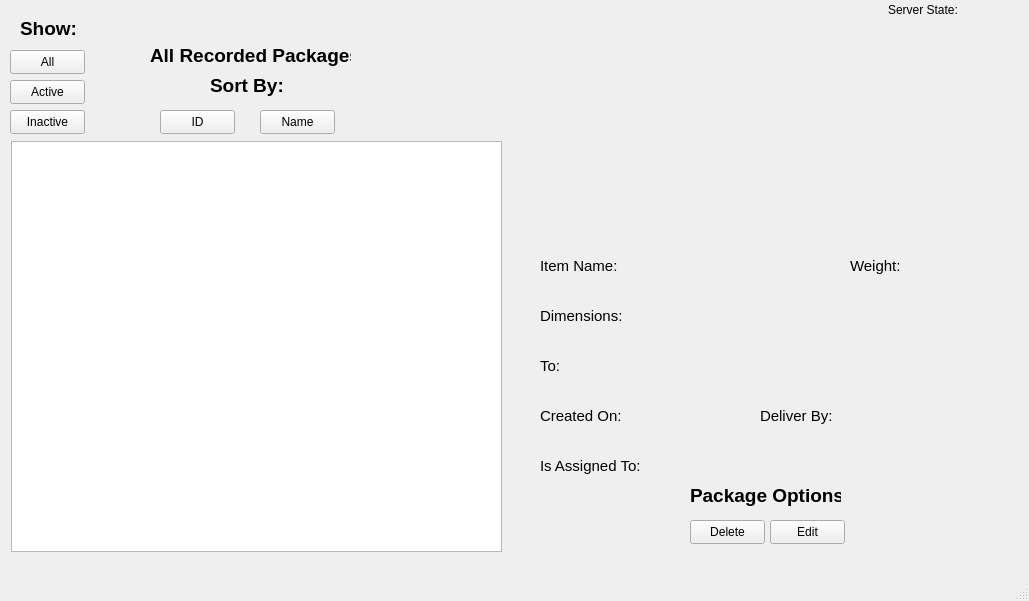
<?xml version="1.0" encoding="UTF-8"?>
<ui version="4.0">
 <class>HomePage</class>
 <widget class="QMainWindow" name="HomePage">
  <property name="geometry">
   <rect>
    <x>0</x>
    <y>0</y>
    <width>1029</width>
    <height>601</height>
   </rect>
  </property>
  <property name="windowTitle">
   <string>MainWindow</string>
  </property>
  <widget class="QWidget" name="centralwidget">
   <widget class="QLabel" name="label">
    <property name="geometry">
     <rect>
      <x>888</x>
      <y>0</y>
      <width>131</width>
      <height>20</height>
     </rect>
    </property>
    <property name="text">
     <string>Server State:</string>
    </property>
   </widget>
   <widget class="QPushButton" name="showAllBtn">
    <property name="geometry">
     <rect>
      <x>10</x>
      <y>50</y>
      <width>75</width>
      <height>24</height>
     </rect>
    </property>
    <property name="text">
     <string>All</string>
    </property>
   </widget>
   <widget class="QPushButton" name="showActiveBtn">
    <property name="geometry">
     <rect>
      <x>10</x>
      <y>80</y>
      <width>75</width>
      <height>24</height>
     </rect>
    </property>
    <property name="text">
     <string>Active</string>
    </property>
   </widget>
   <widget class="QPushButton" name="showInactiveBtn">
    <property name="geometry">
     <rect>
      <x>10</x>
      <y>110</y>
      <width>75</width>
      <height>24</height>
     </rect>
    </property>
    <property name="text">
     <string>Inactive</string>
    </property>
   </widget>
   <widget class="QListWidget" name="pkgList">
    <property name="geometry">
     <rect>
      <x>11</x>
      <y>141</y>
      <width>491</width>
      <height>411</height>
     </rect>
    </property>
   </widget>
   <widget class="QPushButton" name="sortIDBtn">
    <property name="geometry">
     <rect>
      <x>160</x>
      <y>110</y>
      <width>75</width>
      <height>24</height>
     </rect>
    </property>
    <property name="text">
     <string>ID</string>
    </property>
   </widget>
   <widget class="QPushButton" name="sortNameBtn">
    <property name="geometry">
     <rect>
      <x>260</x>
      <y>110</y>
      <width>75</width>
      <height>24</height>
     </rect>
    </property>
    <property name="text">
     <string>Name</string>
    </property>
   </widget>
   <widget class="QLabel" name="label_2">
    <property name="geometry">
     <rect>
      <x>20</x>
      <y>20</y>
      <width>81</width>
      <height>16</height>
     </rect>
    </property>
    <property name="font">
     <font>
      <pointsize>14</pointsize>
      <bold>true</bold>
     </font>
    </property>
    <property name="text">
     <string>Show:</string>
    </property>
   </widget>
   <widget class="QLabel" name="label_3">
    <property name="geometry">
     <rect>
      <x>210</x>
      <y>70</y>
      <width>121</width>
      <height>31</height>
     </rect>
    </property>
    <property name="font">
     <font>
      <pointsize>14</pointsize>
      <bold>true</bold>
     </font>
    </property>
    <property name="text">
     <string>Sort By:</string>
    </property>
   </widget>
   <widget class="QLabel" name="currentpkgID">
    <property name="geometry">
     <rect>
      <x>610</x>
      <y>60</y>
      <width>331</width>
      <height>31</height>
     </rect>
    </property>
    <property name="font">
     <font>
      <pointsize>14</pointsize>
      <bold>true</bold>
     </font>
    </property>
    <property name="text">
     <string/>
    </property>
   </widget>
   <widget class="QLabel" name="label_5">
    <property name="geometry">
     <rect>
      <x>150</x>
      <y>40</y>
      <width>201</width>
      <height>31</height>
     </rect>
    </property>
    <property name="font">
     <font>
      <pointsize>14</pointsize>
      <bold>true</bold>
     </font>
    </property>
    <property name="text">
     <string>All Recorded Packages</string>
    </property>
   </widget>
   <widget class="QLabel" name="label_6">
    <property name="geometry">
     <rect>
      <x>620</x>
      <y>100</y>
      <width>261</width>
      <height>131</height>
     </rect>
    </property>
    <property name="text">
     <string/>
    </property>
   </widget>
   <widget class="QLabel" name="itemnameLabel">
    <property name="geometry">
     <rect>
      <x>540</x>
      <y>250</y>
      <width>291</width>
      <height>31</height>
     </rect>
    </property>
    <property name="font">
     <font>
      <pointsize>11</pointsize>
     </font>
    </property>
    <property name="text">
     <string>Item Name:</string>
    </property>
   </widget>
   <widget class="QLabel" name="label_4">
    <property name="geometry">
     <rect>
      <x>690</x>
      <y>480</y>
      <width>151</width>
      <height>31</height>
     </rect>
    </property>
    <property name="font">
     <font>
      <pointsize>14</pointsize>
      <bold>true</bold>
     </font>
    </property>
    <property name="text">
     <string>Package Options</string>
    </property>
   </widget>
   <widget class="QPushButton" name="delPkgBtn">
    <property name="geometry">
     <rect>
      <x>690</x>
      <y>520</y>
      <width>75</width>
      <height>24</height>
     </rect>
    </property>
    <property name="text">
     <string>Delete</string>
    </property>
   </widget>
   <widget class="QPushButton" name="editPkgBtn">
    <property name="geometry">
     <rect>
      <x>770</x>
      <y>520</y>
      <width>75</width>
      <height>24</height>
     </rect>
    </property>
    <property name="text">
     <string>Edit</string>
    </property>
   </widget>
   <widget class="QLabel" name="weightLabel">
    <property name="geometry">
     <rect>
      <x>850</x>
      <y>250</y>
      <width>151</width>
      <height>31</height>
     </rect>
    </property>
    <property name="font">
     <font>
      <pointsize>11</pointsize>
     </font>
    </property>
    <property name="text">
     <string>Weight:</string>
    </property>
   </widget>
   <widget class="QLabel" name="dimensionsLabel">
    <property name="geometry">
     <rect>
      <x>540</x>
      <y>300</y>
      <width>461</width>
      <height>31</height>
     </rect>
    </property>
    <property name="font">
     <font>
      <pointsize>11</pointsize>
     </font>
    </property>
    <property name="text">
     <string>Dimensions:</string>
    </property>
   </widget>
   <widget class="QLabel" name="toaddrLabel">
    <property name="geometry">
     <rect>
      <x>540</x>
      <y>350</y>
      <width>471</width>
      <height>31</height>
     </rect>
    </property>
    <property name="font">
     <font>
      <pointsize>11</pointsize>
     </font>
    </property>
    <property name="text">
     <string>To:</string>
    </property>
   </widget>
   <widget class="QLabel" name="creationdateLabel">
    <property name="geometry">
     <rect>
      <x>540</x>
      <y>400</y>
      <width>201</width>
      <height>31</height>
     </rect>
    </property>
    <property name="font">
     <font>
      <pointsize>11</pointsize>
     </font>
    </property>
    <property name="text">
     <string>Created On:</string>
    </property>
   </widget>
   <widget class="QLabel" name="deliverdateLabel">
    <property name="geometry">
     <rect>
      <x>760</x>
      <y>400</y>
      <width>201</width>
      <height>31</height>
     </rect>
    </property>
    <property name="font">
     <font>
      <pointsize>11</pointsize>
     </font>
    </property>
    <property name="text">
     <string>Deliver By:</string>
    </property>
   </widget>
   <widget class="QLabel" name="assignedtoLabel">
    <property name="geometry">
     <rect>
      <x>540</x>
      <y>450</y>
      <width>321</width>
      <height>31</height>
     </rect>
    </property>
    <property name="font">
     <font>
      <pointsize>11</pointsize>
     </font>
    </property>
    <property name="text">
     <string>Is Assigned To:</string>
    </property>
   </widget>
   <widget class="QLabel" name="infoLabel">
    <property name="geometry">
     <rect>
      <x>130</x>
      <y>10</y>
      <width>261</width>
      <height>20</height>
     </rect>
    </property>
    <property name="font">
     <font>
      <underline>true</underline>
     </font>
    </property>
    <property name="text">
     <string/>
    </property>
    <property name="alignment">
     <set>Qt::AlignCenter</set>
    </property>
   </widget>
   <widget class="QLabel" name="courierLabel">
    <property name="geometry">
     <rect>
      <x>420</x>
      <y>10</y>
      <width>451</width>
      <height>20</height>
     </rect>
    </property>
    <property name="font">
     <font>
      <underline>true</underline>
     </font>
    </property>
    <property name="text">
     <string/>
    </property>
    <property name="alignment">
     <set>Qt::AlignCenter</set>
    </property>
   </widget>
  </widget>
  <widget class="QMenuBar" name="menubar">
   <property name="geometry">
    <rect>
     <x>0</x>
     <y>0</y>
     <width>1029</width>
     <height>22</height>
    </rect>
   </property>
  </widget>
  <widget class="QStatusBar" name="statusbar"/>
 </widget>
 <resources/>
 <connections/>
</ui>
